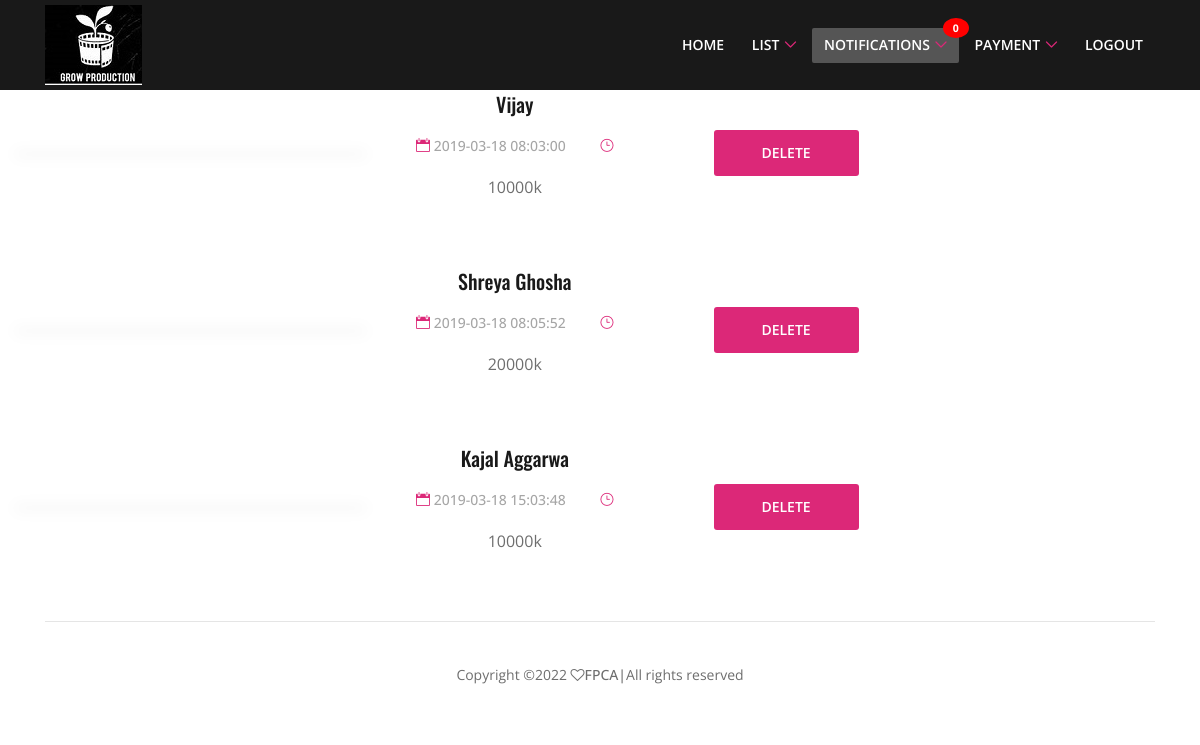
Page /Controller/viewpayment.php (signed in) on the committed database.
### tables this page shows
CREATE TABLE IF NOT EXISTS `notification` (
  `nid` int(100) NOT NULL AUTO_INCREMENT,
  `moviename` varchar(100) NOT NULL,
  `cname` varchar(100) NOT NULL,
  `message` varchar(100) NOT NULL,
  `day` timestamp NOT NULL DEFAULT CURRENT_TIMESTAMP ON UPDATE CURRENT_TIMESTAMP,
  `count` int(100) NOT NULL,
  PRIMARY KEY (`nid`)
);

CREATE TABLE IF NOT EXISTS `payment` (
  `pid` int(100) NOT NULL AUTO_INCREMENT,
  `username` varchar(100) DEFAULT NULL,
  `duty` varchar(100) DEFAULT NULL,
  `amount` varchar(100) DEFAULT NULL,
  `day` timestamp NOT NULL DEFAULT CURRENT_TIMESTAMP ON UPDATE CURRENT_TIMESTAMP,
  `moviename` varchar(100) NOT NULL,
  PRIMARY KEY (`pid`)
);

### Controller/viewpayment.php (the view, shortened to what this page needs)
<!DOCTYPE html>
<html lang="en">
<head>
    <link rel="stylesheet" href="../style.css">
</head>
<body>
<?php include'header.php';?>
<center>
<?php
require'../connect.php';
 $sql=mysqli_query($con,"select * from movie where controller = '$name'");
                                     while($rows=mysqli_fetch_assoc($sql))
                                     {
                                            $name1 = $rows['mname'];
                                     }
  $sql1=mysqli_query($con,"select * from payment where moviename = '$name1'");
$count = mysqli_num_rows($sql1);
if($count>0)
{
while($row = mysqli_fetch_assoc($sql1))
{
   ECHO'
                <div class="col-12">
                    <div class="single-razo-event-area d-flex flex-wrap align-items-center mb-50 wow fadeInUp" data-wow-delay="100ms">
                        <div class="event-thumbnail">
                        </div>
                        <div class="event-content d-flex align-items-center">
                            <div class="event-text">
                                <h5>'.$row['username'].'</h5>
                                <div class="event-meta">
                                    <a href="#" class="event-date"><i class="icon_calendar"></i> '.$row['day'].'</a>
                                    <a href="#" class="event-time"><i class="icon_clock_alt"></i> </a>
                                </div>
                                <p>'.$row['amount'].'k</p>
                            </div>
                            <div class="event-purchase-button">
                                <a href="deletepayment.php?id='.$row["pid"].'" class="btn razo-btn"></i>Delete</a>
                            </div>
                        </div>
                    </div>
                </div>
                       ';}
                   }
                   else
                   {
                    echo'<div class="welcome-text text-center">
                      <p><font color="gray"><h2>No Payment are added</h2></font></p>
                    </div>';
                   }
                 ?>
</center>
    <?php include'footer1.php'; ?>
</body>
</html>

### Controller/header.php (shortened to what this page needs)
<?php
$name=$_SESSION['name'];
?>
<!DOCTYPE html>
<html lang="en">
<head>
    <link rel="stylesheet" href="../style.css">
</head>
<body>
    <header class="header-area">
        <div class="main-header-area">
            <div class="classy-nav-container breakpoint-off">
                <div class="container">
                    <nav class="classy-navbar justify-content-between" id="razoNav">
                        <a class="nav-brand" href="index.php"><img src="../img/core-img/logo.png" alt=""></a>
                        <div class="classy-menu">
                            <div class="classynav">
                                <ul id="nav">
                                    <li><a href="index.php">Home</a></li>
                                        <li><a href="#">List</a>
                                    </li>
                                     <?php
require'../connect.php';
$sql = "SELECT * FROM notification where cname= '$name'";
$rs = mysqli_query($con,$sql);
while($row = mysqli_fetch_assoc($rs))
{
 $count = $row['count'];
 }
                                    ?>
                                      <li><a href="#" class="notification">Notifications<span class="badge"><?php  echo $count;?></span></a>
                                    </li>
                                     <li><a href="#">Payment</a>
                                    </li>
                                    <li><a href="logout.php" data-toggle="modal" data-target="#searchModal">logout</a></li>
                                        </ul>
                            </div>
                        </div>
                    </nav>
                </div>
            </div>
        </div>
    </header>
</body>
</html>

### style.css (style rules this page uses)
* { margin: 0; padding: 0; }
body { font-family: "Open Sans", sans-serif; font-weight: 400; font-size: 14px; position: relative; z-index: auto; }
h1, h2, h3, h4, h5, h6 { font-family: "Oswald", sans-serif; color: #191919; line-height: 1.4; font-weight: 500; }
a, a:active, a:focus, a:hover { font-family: "Open Sans", sans-serif; color: #191919; text-decoration: none; -webkit-transition-duration: 500ms; -o-transition-duration: 500ms; transition-duration: 500ms; outline: none; font-size: 16px; font-weight: 500; }
li { list-style: none; }
p { line-height: 1.8; color: #6e6e6e; font-size: 16px; font-weight: 400; }
img { max-width: 100%; height: auto; }
ul { margin: 0; padding: 0; }
ul li { margin: 0; padding: 0; }
.mb-50 { margin-bottom: 50px; }
.razo-btn { position: relative; z-index: 1; min-width: 145px; height: 46px; line-height: 46px; font-size: 14px; font-weight: 600; display: inline-block; padding: 0 30px; text-align: center; text-transform: uppercase; background-color: #dc2878; color: #ffffff; border: none; border-radius: 3px; -webkit-transition-duration: 500ms; -o-transition-duration: 500ms; transition-duration: 500ms; }
.header-area { position: relative; z-index: 10; width: 100%; -webkit-transition-duration: 500ms; -o-transition-duration: 500ms; transition-duration: 500ms; background-color: #191919; }
.classy-nav-container { background-color: transparent; padding: 0; }
.classy-nav-container .classy-navbar { -webkit-transition-duration: 500ms; -o-transition-duration: 500ms; transition-duration: 500ms; height: 90px; padding: 0; }
.classy-nav-container .classy-navbar .classynav ul li a { position: relative; z-index: 1; font-size: 14px; text-transform: uppercase; color: #ffffff; font-weight: 600; }
.classynav ul li.has-down > a::after, .classynav ul li.has-down.active > a::after, .classynav ul li.megamenu-item > a::after { color: #dc2878; }
.single-razo-event-area { position: relative; z-index: 2; }
.single-razo-event-area .event-content { -webkit-box-flex: 0; -ms-flex: 0 0 70%; flex: 0 0 70%; max-width: 70%; width: 70%; padding-left: 50px; }
.single-razo-event-area .event-content h5 { display: block; margin-bottom: 15px; }
.single-razo-event-area .event-content .event-meta { position: relative; z-index: 1; margin-bottom: 15px; }
.single-razo-event-area .event-content .event-meta a { display: inline-block; font-size: 14px; color: #a6a6a6; margin-right: 30px; line-height: 1.8; }
.single-razo-event-area .event-content .event-meta a i { font-size: 14px; color: #dc2878; }
.single-razo-event-area .event-content .event-meta a:last-child { margin-right: 0; }
.single-razo-event-area .event-content p { margin-bottom: 15px; }
.single-razo-event-area .event-content .event-purchase-button { padding-left: 100px; }

### css/default-assets/classy-nav.css (style rules this page uses)
ul { margin: 0; }
ul li { list-style: none; }
img { height: auto; max-width: 100%; }
.classy-nav-container { position: relative; z-index: 100; background-color: #ffffff; }
.classy-nav-container * { box-sizing: border-box; }
.justify-content-between { -webkit-box-pack: justify; -ms-flex-pack: justify; justify-content: space-between; }
.classy-navbar { width: 100%; height: 70px; padding: 0.5em 2em; display: -webkit-box; display: -ms-flexbox; display: flex; -webkit-box-align: center; -ms-flex-align: center; -ms-grid-row-align: center; align-items: center; }
.classy-navbar .nav-brand { font-size: 26px; font-weight: 500; color: #565656; display: inline-block; margin-right: 30px; }
.classynav ul li { display: inline-block; clear: both; position: inherit; z-index: 10; }
.classynav ul li.cn-dropdown-item { position: relative; z-index: 10; }
.classynav ul li a { padding: 0 12px; display: block; height: 35px; font-size: 14px; line-height: 34px; }
.classynav ul li.megamenu-item>a:after, .classynav ul li.has-down>a:after { font-family: 'classyfonts'; content: "\e900"; font-size: 12px; color: #000000; padding-left: 5px; -webkit-transition-duration: 500ms; transition-duration: 500ms; }
.breakpoint-off .classynav { display: -webkit-box; display: -ms-flexbox; display: flex; -webkit-box-align: center; -ms-flex-align: center; -ms-grid-row-align: center; align-items: center; }

### Controller/header.php (style rules this page uses)
body { font-family: Arial, Helvetica, sans-serif; }
.notification { background-color: #555; color: white; text-decoration: none; padding: 15px 26px; position: relative; display: inline-block; border-radius: 2px; }
.notification .badge { position: absolute; top: -10px; right: -10px; padding: 5px 10px; border-radius: 50%; background-color: red; color: white; }

### rows in the picture
notification: count "0"
payment: username "Vijay", day "2019-03-18 08:03:00", amount "10000"
payment: username "Shreya Ghosha", day "2019-03-18 08:05:52", amount "20000"
payment: username "Kajal Aggarwa", day "2019-03-18 15:03:48", amount "10000"
